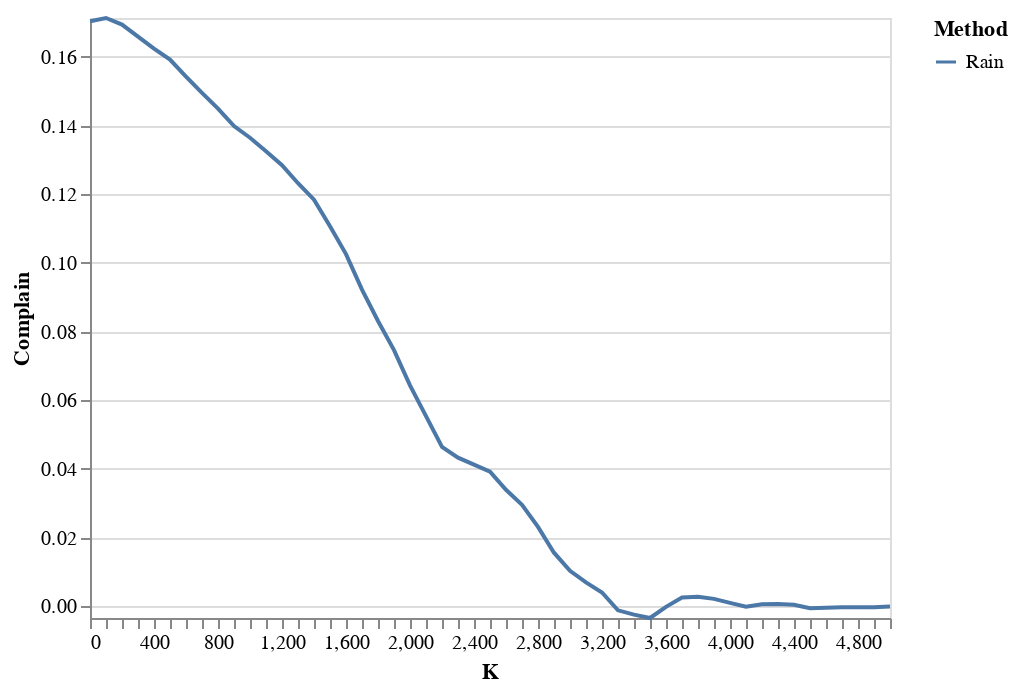

Notebook source saved alongside this figure:
### Code cell
# Rain Debug
from tqdm.notebook import tnrange, trange
K = 5000
corrsel = proc.corrsel
manager = ModelManagerLM(proc.x_train, proc.y_train, LogReg(1), 256)
manager.model.set_weights(manager0.model.get_weights())
manager.delta = tf.Variable(manager0.delta.value(), name="delta")
ranker = InfluenceRanker(manager=manager, on=proc.complain)
fixer = AutoFixer(manager, corrsel, K)

impacts = []
AQs = []
weighted_f1 = []
rank_list = []
rank_time_rain = 0
model_time_rain = 0
AQ = proc.complain(manager).AQ
f1 = f1_score(proc.y_test.numpy(), manager.model.predict(proc.x_test).numpy(), average='weighted')
AQs.append(float(AQ))
weighted_f1.append(f1)

x, y = manager.get_remaining()
male_ids = (x[:, 0] == 1).numpy()
female_ids = (x[:, 0] == 0).numpy()
one_ids = (y == 1).numpy()
zero_ids = (y == 0).numpy()
male_impact = (male_ids[:] & one_ids[:]).sum() / male_ids.sum()
female_impact = (female_ids[:] & one_ids[:]).sum() / female_ids.sum()
impacts.append(abs(female_impact - male_impact))

step_size = 100
rain_k = int(np.ceil(K / step_size))
for k in trange(0, rain_k):
    nfix = min(step_size, K - step_size * k)
    assert nfix > 0

    start = time.time()
    rank = rank_fix(ranker, fixer, nfix)
    middle = time.time()
    manager.fit(max_iter=1000, tol=1e-5, print_value=True)
    end = time.time()
    
    rank_list.append(rank.numpy())
    rank_time_rain += middle - start
    model_time_rain += end - middle
    
    x, y = manager.get_remaining()
    male_ids = (x[:, 0] == 1).numpy()
    female_ids = (x[:, 0] == 0).numpy()
    one_ids = (y == 1).numpy()
    zero_ids = (y == 0).numpy()

    male_impact = (male_ids[:] & one_ids[:]).sum() / male_ids.sum()
    female_impact = (female_ids[:] & one_ids[:]).sum() / female_ids.sum()
    impact = abs(female_impact - male_impact)
    AQ = proc.complain(manager).AQ
    f1 = f1_score(proc.y_test.numpy(), manager.model.predict(proc.x_test).numpy(), average='weighted')
    impacts.append(impact)
    AQs.append(float(AQ))
    weighted_f1.append(f1)

print("Rank_time:", rank_time_rain)
print("Model_time:", model_time_rain)

df_rain = pd.DataFrame({
    "Complain": np.array(AQs),
    "Impact": np.array(impacts),
    "F1": np.array(weighted_f1),
    "K": [1] + list(range(step_size, K + step_size, step_size)),
    "Method": np.repeat("Rain", len(AQs)),
})
alt.Chart(pd.concat([df_rain])).mark_line().encode(
    alt.X('K:Q', axis=alt.Axis(tickCount=df_rain.shape[0], grid=False)),
    alt.Y("Complain:Q", scale=alt.Scale(domain=[min(AQs),max(AQs)])),
    color = "Method"
)

### Figure 1 — Vega-Lite specification as saved in the notebook (floating-point values rounded to 4 significant figures)
{"config": {"view": {"continuousWidth": 400, "continuousHeight": 300}}, "data": {"name": "data-6dfeeeee18a01a409c0a43e56fa41a21"}, "mark": "line", "encoding": {"color": {"type": "nominal", "field": "Method"}, "x": {"type": "quantitative", "axis": {"grid": false, "tickCount": 51}, "field": "K"}, "y": {"type": "quantitative", "field": "Complain", "scale": {"domain": [-0.003438, 0.1714]}}}, "$schema": "https://vega.github.io/schema/vega-lite/v4.8.1.json", "datasets": {"data-6dfeeeee18a01a409c0a43e56fa41a21": [{"Complain": 0.1704, "Impact": 0.2043, "F1": 0.8174, "K": 1, "Method": "Rain"}, {"Complain": 0.1714, "Impact": 0.2021, "F1": 0.8187, "K": 100, "Method": "Rain"}, {"Complain": 0.1694, "Impact": 0.1988, "F1": 0.8187, "K": 200, "Method": "Rain"}, {"Complain": 0.1659, "Impact": 0.1947, "F1": 0.8178, "K": 300, "Method": "Rain"}, {"Complain": 0.1624, "Impact": 0.1908, "F1": 0.8192, "K": 400, "Method": "Rain"}, {"Complain": 0.1592, "Impact": 0.1874, "F1": 0.8214, "K": 500, "Method": "Rain"}, {"Complain": 0.1543, "Impact": 0.1834, "F1": 0.8216, "K": 600, "Method": "Rain"}, {"Complain": 0.1495, "Impact": 0.1793, "F1": 0.8228, "K": 700, "Method": "Rain"}, {"Complain": 0.145, "Impact": 0.1753, "F1": 0.8226, "K": 800, "Method": "Rain"}, {"Complain": 0.1399, "Impact": 0.1714, "F1": 0.8217, "K": 900, "Method": "Rain"}, {"Complain": 0.1365, "Impact": 0.1684, "F1": 0.8221, "K": 1000, "Method": "Rain"}, {"Complain": 0.1326, "Impact": 0.1652, "F1": 0.8219, "K": 1100, "Method": "Rain"}, {"Complain": 0.1285, "Impact": 0.1623, "F1": 0.8212, "K": 1200, "Method": "Rain"}, {"Complain": 0.1232, "Impact": 0.1584, "F1": 0.8244, "K": 1300, "Method": "Rain"}, {"Complain": 0.1184, "Impact": 0.1548, "F1": 0.8224, "K": 1400, "Method": "Rain"}, {"Complain": 0.1107, "Impact": 0.1501, "F1": 0.8223, "K": 1500, "Method": "Rain"}, {"Complain": 0.1026, "Impact": 0.1448, "F1": 0.8194, "K": 1600, "Method": "Rain"}, {"Complain": 0.09223, "Impact": 0.1394, "F1": 0.8196, "K": 1700, "Method": "Rain"}, {"Complain": 0.08309, "Impact": 0.1343, "F1": 0.8196, "K": 1800, "Method": "Rain"}, {"Complain": 0.07461, "Impact": 0.1291, "F1": 0.819, "K": 1900, "Method": "Rain"}, {"Complain": 0.06432, "Impact": 0.1237, "F1": 0.8143, "K": 2000, "Method": "Rain"}, {"Complain": 0.05539, "Impact": 0.1188, "F1": 0.8143, "K": 2100, "Method": "Rain"}, {"Complain": 0.04638, "Impact": 0.1137, "F1": 0.813, "K": 2200, "Method": "Rain"}, {"Complain": 0.04327, "Impact": 0.1099, "F1": 0.813, "K": 2300, "Method": "Rain"}, {"Complain": 0.04126, "Impact": 0.1059, "F1": 0.813, "K": 2400, "Method": "Rain"}, {"Complain": 0.03917, "Impact": 0.1025, "F1": 0.8113, "K": 2500, "Method": "Rain"}, {"Complain": 0.03391, "Impact": 0.09722, "F1": 0.8115, "K": 2600, "Method": "Rain"}, {"Complain": 0.02952, "Impact": 0.09359, "F1": 0.8109, "K": 2700, "Method": "Rain"}, {"Complain": 0.02311, "Impact": 0.0878, "F1": 0.8113, "K": 2800, "Method": "Rain"}, {"Complain": 0.01559, "Impact": 0.08165, "F1": 0.8075, "K": 2900, "Method": "Rain"}, {"Complain": 0.01029, "Impact": 0.07604, "F1": 0.8064, "K": 3000, "Method": "Rain"}, {"Complain": 0.006932, "Impact": 0.07225, "F1": 0.8055, "K": 3100, "Method": "Rain"}, {"Complain": 0.003984, "Impact": 0.06739, "F1": 0.8037, "K": 3200, "Method": "Rain"}, {"Complain": -0.001199, "Impact": 0.06207, "F1": 0.8039, "K": 3300, "Method": "Rain"}, {"Complain": -0.002469, "Impact": 0.0764, "F1": 0.8034, "K": 3400, "Method": "Rain"}, {"Complain": -0.003438, "Impact": 0.09121, "F1": 0.8026, "K": 3500, "Method": "Rain"}, {"Complain": -0.000197, "Impact": 0.1065, "F1": 0.8049, "K": 3600, "Method": "Rain"}, {"Complain": 0.00256, "Impact": 0.1224, "F1": 0.8045, "K": 3700, "Method": "Rain"}, {"Complain": 0.00278, "Impact": 0.1174, "F1": 0.802, "K": 3800, "Method": "Rain"}, {"Complain": 0.00213, "Impact": 0.1108, "F1": 0.8014, "K": 3900, "Method": "Rain"}, {"Complain": 0.0009836, "Impact": 0.104, "F1": 0.7929, "K": 4000, "Method": "Rain"}, {"Complain": -0.0001618, "Impact": 0.09714, "F1": 0.7921, "K": 4100, "Method": "Rain"}, {"Complain": 0.0005895, "Impact": 0.1136, "F1": 0.7926, "K": 4200, "Method": "Rain"}, {"Complain": 0.0006444, "Impact": 0.1066, "F1": 0.7916, "K": 4300, "Method": "Rain"}, {"Complain": 0.0004328, "Impact": 0.09948, "F1": 0.7893, "K": 4400, "Method": "Rain"}, {"Complain": -0.0006104, "Impact": 0.09223, "F1": 0.7887, "K": 4500, "Method": "Rain"}, {"Complain": -0.0004858, "Impact": 0.1093, "F1": 0.789, "K": 4600, "Method": "Rain"}, {"Complain": -0.0003332, "Impact": 0.1236, "F1": 0.789, "K": 4700, "Method": "Rain"}, {"Complain": -0.0003057, "Impact": 0.1348, "F1": 0.789, "K": 4800, "Method": "Rain"}, {"Complain": -0.0002751, "Impact": 0.1373, "F1": 0.789, "K": 4900, "Method": "Rain"}, {"Complain": -0.0001092, "Impact": 0.1394, "F1": 0.789, "K": 5000, "Method": "Rain"}]}}
